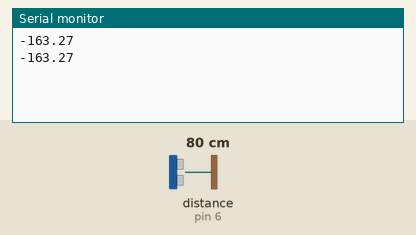
Recording of a sketch running on a simulated Arduino Uno, built with avr-gcc and run on an emulated ATmega328P. On the bench: the last lines printed to the serial monitor. Wiring (inferred from the names in the program): ultrasonic range finder: trigger pin 7; echo pin 6. Inputs (shaded band) come from the test bench; at power-on: distance to the obstacle (sensor on pin 6) 80 cm. The echo pulse lasts 58.3 µs per cm.

Above: at 1.8 s.
1.9 s: distance to the obstacle (sensor on pin 6) set to 2 cm
At 2.8 s:
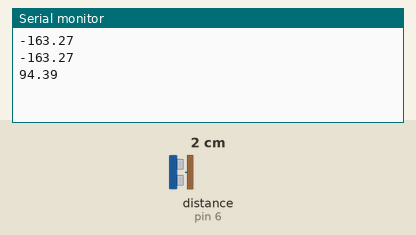
3.4 s: distance to the obstacle (sensor on pin 6) set to 4 cm
At 4.8 s:
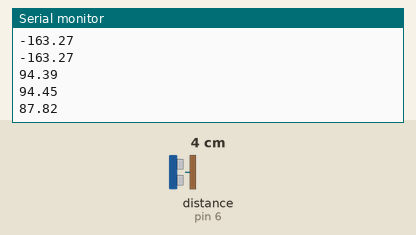
Timing chart, 0 to 6.4 s (numbered marks = the images above; inputs shaded):
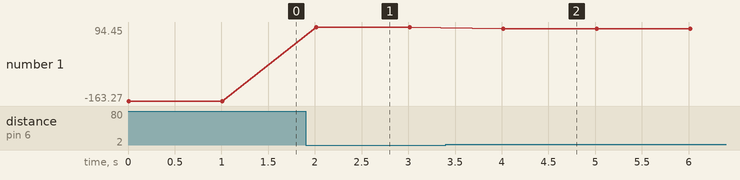

Measured:
- after the input at 1.9 s, the serial monitor: prints a new line after 0.11 s (image 1)
- after the input at 3.4 s, the serial monitor: prints a new line after 0.61 s (image 2)
- plotted number 1: -163.27 → 94.45 after the input at 1.9 s, 94.45 → 87.82 after the input at 3.4 s

The sketch:

ultrasonic.ino
```cpp
#define TRIG 7 //TRIG 핀 설정 (초음파 보내는 핀)

#define ECHO 6 //ECHO 핀 설정 (초음파 받는 핀)


void setup() {

  Serial.begin(9600); //PC모니터로 센서값을 확인하기위해서 시리얼 통신을 정의해줍니다.

                       //시리얼 통신을 이용해 PC모니터로 데이터 값을 확인하는 부분은 자주사용되기 때문에

                       //필수로 습득해야하는 교육코스 입니다.


  pinMode(TRIG, OUTPUT);

  pinMode(ECHO, INPUT);


}


void loop()


{

  float duration, distance;


  digitalWrite(TRIG, LOW);

  delayMicroseconds(2);

  digitalWrite(TRIG, HIGH);

  delayMicroseconds(10);

  digitalWrite(TRIG, LOW);


  duration = pulseIn (ECHO, HIGH); //물체에 반사되어돌아온 초음파의 시간을 변수에 저장합니다.


  //34000*초음파가 물체로 부터 반사되어 돌아오는시간 /1000000 / 2(왕복값이아니라 편도값이기때문에 나누기2를 해줍니다.)

 //초음파센서의 거리값이 위 계산값과 동일하게 Cm로 환산되는 계산공식 입니다. 수식이 간단해지도록 적용했습니다.

  distance = duration * 17 / 1000;
//  if (distance <=){
    float volume = (30-distance)/30*100;
//    Serial.print("distance:");
//    Serial.print(distance);
//    Serial.println();
    if (volume<=100){
       Serial.print(volume); //측정된 물체로부터 거리값(cm값)을 보여줍니다.
      Serial.println();
    }

//  }


  //PC모니터로 초음파 거리값을 확인 하는 코드 입니다.

  //Serial.println(duration ); //초음파가 반사되어 돌아오는 시간을 보여줍니다.

//  Serial.print("\nDIstance : ");


  delay(1000); //1초마다 측정값을 보여줍니다.


}
```
